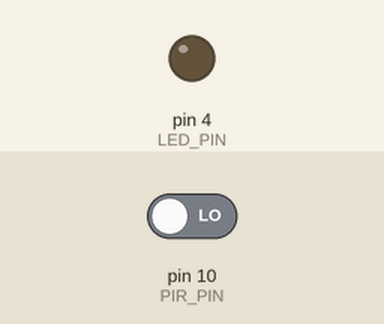
A sketch run on a simulated Arduino Uno, built with avr-gcc and run on an emulated ATmega328P. Shown: output pins drawn as LEDs (lit = HIGH). The inputs (shaded band) are chosen by the test bench; at power-on: pin 10 (PIR_PIN) LOW. What the sketch prints to the serial monitor is not drawn.

Above: at 2.8 s.
2.9 s: pin 10 (PIR_PIN) driven HIGH
At 3.8 s:
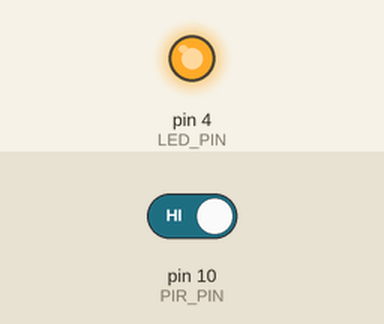
Timing chart, 0 to 5.9 s (numbered marks = the images above; inputs shaded):
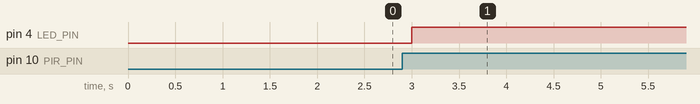

The sketch:

c3_d203s_pir.ino
```cpp
#define PIR_PIN 10
#define LED_PIN 4

volatile bool hasPerson = false;

void setup() {
  Serial.begin(115200);
  pinMode(PIR_PIN, INPUT);
  pinMode(LED_PIN, OUTPUT);
   // 初始LED熄灭
  digitalWrite(LED_PIN, LOW);
  Serial.println("PIR预热60秒...");
  //delay(60000);
  Serial.println("预热完成，开始检测.");
}

void loop() {
  int val = digitalRead(PIR_PIN);
  if(val == HIGH) {
    hasPerson = true;
    digitalWrite(LED_PIN, HIGH);
    Serial.println("检测到人体移动");
  } else {
    Serial.println("无人.");
  }
  delay(1000);
}
```

Measured:
- after the input at 2.9 s, pin 4 (LED_PIN): LOW → HIGH after 0.10 s
